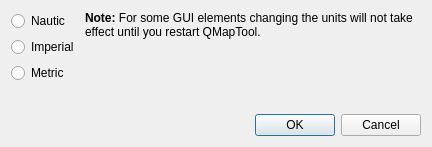
<?xml version="1.0" encoding="UTF-8"?>
<ui version="4.0">
 <class>IUnitsSetup</class>
 <widget class="QDialog" name="IUnitsSetup">
  <property name="geometry">
   <rect>
    <x>0</x>
    <y>0</y>
    <width>432</width>
    <height>147</height>
   </rect>
  </property>
  <property name="windowTitle">
   <string>Setup units...</string>
  </property>
  <layout class="QVBoxLayout" name="verticalLayout">
   <item>
    <layout class="QHBoxLayout" name="horizontalLayout">
     <item>
      <layout class="QVBoxLayout" name="verticalLayout_2">
       <item>
        <widget class="QRadioButton" name="radioNautic">
         <property name="text">
          <string>Nautic</string>
         </property>
        </widget>
       </item>
       <item>
        <widget class="QRadioButton" name="radioImperial">
         <property name="text">
          <string>Imperial</string>
         </property>
        </widget>
       </item>
       <item>
        <widget class="QRadioButton" name="radioMetric">
         <property name="text">
          <string>Metric</string>
         </property>
        </widget>
       </item>
      </layout>
     </item>
     <item>
      <widget class="QLabel" name="label">
       <property name="sizePolicy">
        <sizepolicy hsizetype="MinimumExpanding" vsizetype="Preferred">
         <horstretch>0</horstretch>
         <verstretch>0</verstretch>
        </sizepolicy>
       </property>
       <property name="text">
        <string>&lt;b&gt;Note:&lt;/b&gt; For some GUI elements changing the units will not take effect until you restart QMapTool.</string>
       </property>
       <property name="alignment">
        <set>Qt::AlignLeading|Qt::AlignLeft|Qt::AlignTop</set>
       </property>
       <property name="wordWrap">
        <bool>true</bool>
       </property>
      </widget>
     </item>
    </layout>
   </item>
   <item>
    <spacer name="verticalSpacer">
     <property name="orientation">
      <enum>Qt::Vertical</enum>
     </property>
     <property name="sizeHint" stdset="0">
      <size>
       <width>20</width>
       <height>7</height>
      </size>
     </property>
    </spacer>
   </item>
   <item>
    <widget class="QDialogButtonBox" name="buttonBox">
     <property name="orientation">
      <enum>Qt::Horizontal</enum>
     </property>
     <property name="standardButtons">
      <set>QDialogButtonBox::Cancel|QDialogButtonBox::Ok</set>
     </property>
    </widget>
   </item>
  </layout>
 </widget>
 <resources/>
 <connections>
  <connection>
   <sender>buttonBox</sender>
   <signal>accepted()</signal>
   <receiver>IUnitsSetup</receiver>
   <slot>accept()</slot>
   <hints>
    <hint type="sourcelabel">
     <x>248</x>
     <y>254</y>
    </hint>
    <hint type="destinationlabel">
     <x>157</x>
     <y>274</y>
    </hint>
   </hints>
  </connection>
  <connection>
   <sender>buttonBox</sender>
   <signal>rejected()</signal>
   <receiver>IUnitsSetup</receiver>
   <slot>reject()</slot>
   <hints>
    <hint type="sourcelabel">
     <x>316</x>
     <y>260</y>
    </hint>
    <hint type="destinationlabel">
     <x>286</x>
     <y>274</y>
    </hint>
   </hints>
  </connection>
 </connections>
</ui>
